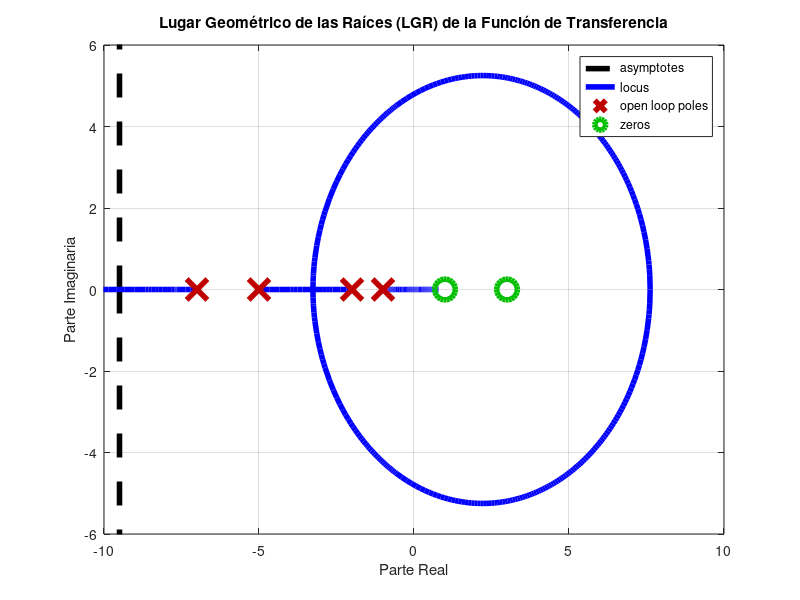
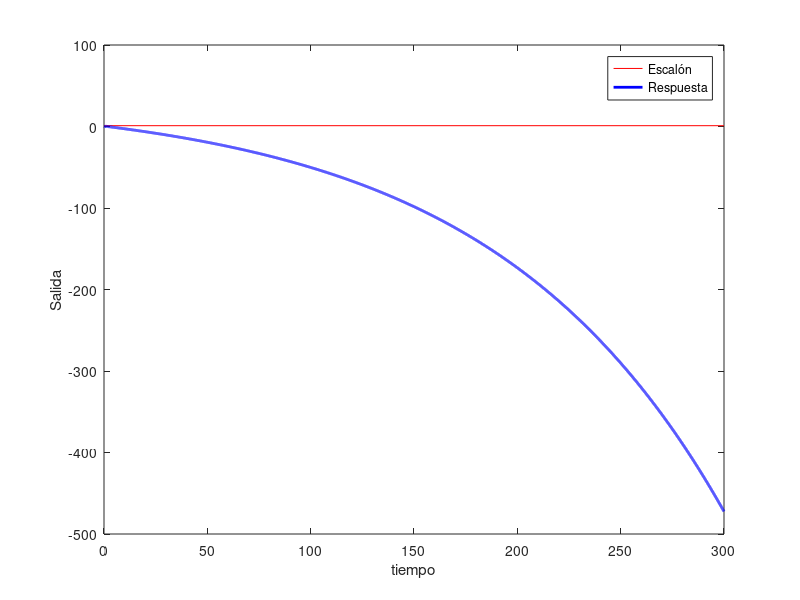
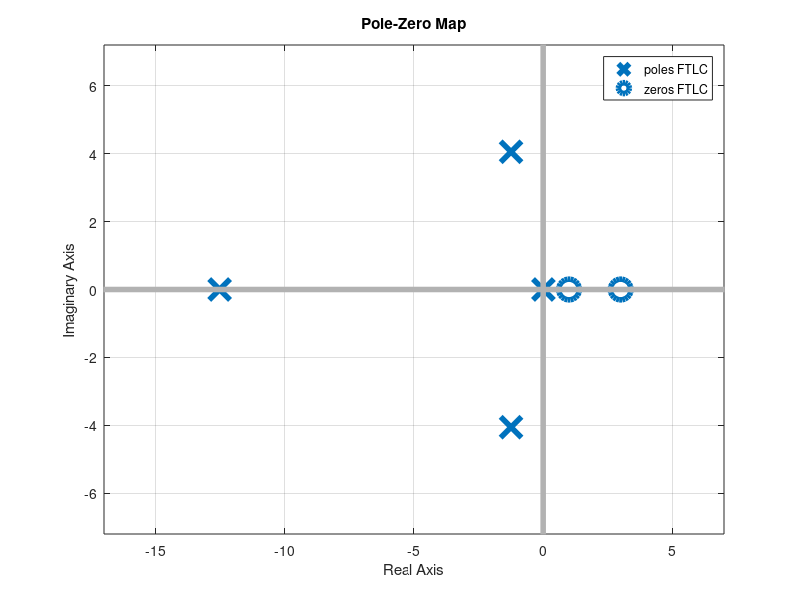

Here is the MATLAB script that generated these plots, in order:
%% Sergio Andres Castaño Giraldo
% https://www.youtube.com/@SergioACGiraldo
% https://controlautomaticoeducacion.com/

clc
close all
clear all
% Definición de los parámetros de la función de transferencia
Kp = -1;
z1 = -1;
z2 = -3;
a = 1;
b = 2;
c = 5;
d = 7;

% Creación de la función de transferencia de lazo abierto
B = 2* Kp * conv([1, z1], [1, z2]);
A = conv(conv(conv([1, a], [1, b]), [1, c]), [1, d]);
FTLA = tf(B, A);

% Generación del Lugar Geométrico de las Raíces (LGR)
figure;
rlocus(FTLA);
r = findobj(gca,'type','line');
set(r,'markersize',15,'linewidth',4);
axis([-10 10 -6 6])
title('Lugar Geométrico de las Raíces (LGR) de la Función de Transferencia');
xlabel('Parte Real');
ylabel('Parte Imaginaria');

%% Polos Adyacentes
term1 = conv(B,polyder(A))
term2 = conv(A,polyder(B))

adyacente = term1 - term2

roots(adyacente)

%% \cruce en el eje imaginario

% %incognitas = w,k
% % x = [w, k]
F = @(x) [x(1)^4 + (2*x(2)-73)*x(1)^2+70-6*x(2);  %Ecuación 1
          -15*x(1)^3 + (129+8*x(2))*x(1)]; % Ecuacion 2
      
x0 = [1;1]; %Condicion inicial
x = fsolve(F, x0);

% Mostrar la solución
disp('Solución encontrada 1:');
disp(['ω = ', num2str(x(1))]);
disp(['K = ', num2str(x(2))]);

x0 = [5;29]; %Condicion inicial 2
x = fsolve(F, x0);

% Mostrar la solución
disp('Solución encontrada 2:');
disp(['ω = ', num2str(x(1))]);
disp(['K = ', num2str(x(2))]);

%% Respuesta Dinámica
K = 12;
FTLC = feedback(K*FTLA, 1)
[y,t] = step(FTLC);
figure
plot([t(1) t(end)],[1 1], '-r', t, y, 'b', 'linewidth', 2)
ylabel('Salida')
xlabel('tiempo')
legend('Escalón', 'Respuesta')

figure
pzmap(FTLC)
r = findobj(gca,'type','line');
set(r,'markersize',15,'linewidth',4);

